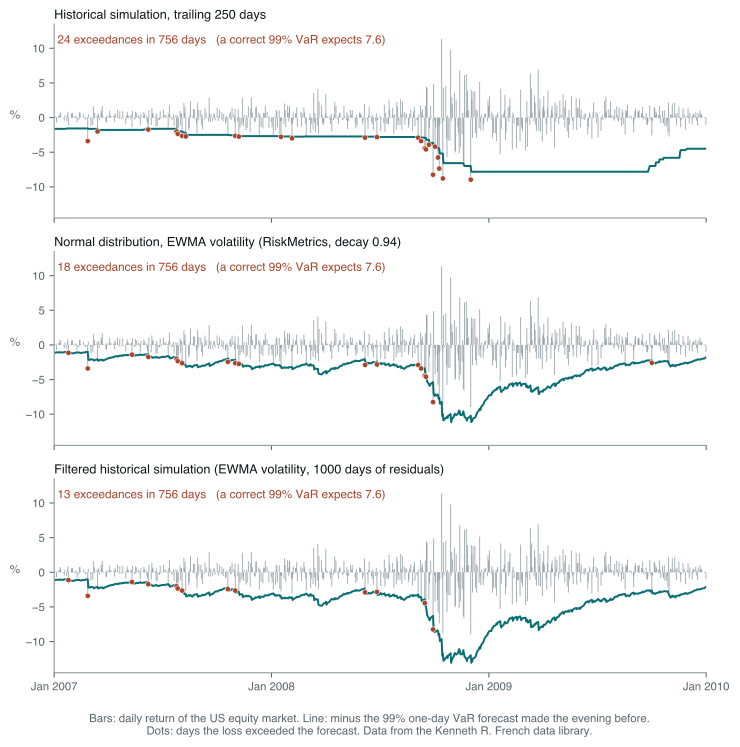

This chart was generated by the following Python code:
# The standard backtest chart, three times over: daily US market returns
# against the previous evening's 99% VaR forecast through 2007-2009, for plain
# historical simulation, the RiskMetrics normal model, and filtered historical
# simulation. The dots are the days the loss went through the forecast.
#
# Run standalone:  uv run --no-project --with matplotlib,numpy python <path>

import os

os.environ.setdefault("SOURCE_DATE_EPOCH", "1735689600")

import matplotlib

matplotlib.use("Agg")
matplotlib.rcParams["svg.fonttype"] = "path"
matplotlib.rcParams["svg.hashsalt"] = "var_backtest"
matplotlib.rcParams["font.family"] = ["Helvetica", "Arial", "DejaVu Sans"]

from pathlib import Path

import matplotlib.pyplot as plt
import numpy as np
from var_common import GREY, INK, MUTED, RUST, TEAL, Z99, ewma_vol, fhs_var, hs_var, load_market, load_or_exit, year_fraction

OUT = Path(__file__).with_suffix("")


def main() -> None:
    dates, r = load_or_exit(OUT, load_market)
    vol = ewma_vol(r)
    methods = [
        ("Historical simulation, trailing 250 days", hs_var(r, 250, 0.99)),
        ("Normal distribution, EWMA volatility (RiskMetrics, decay 0.94)", Z99 * vol),
        ("Filtered historical simulation (EWMA volatility, 1000 days of residuals)", fhs_var(r, vol, 1000, 0.99)),
    ]
    m = (dates >= 20070101) & (dates <= 20091231)
    x = year_fraction(dates[m])

    fig, axes = plt.subplots(3, 1, figsize=(7.8, 7.4), sharex=True)
    for ax, (name, var) in zip(axes, methods, strict=True):
        hits = r[m] < -var[m]
        ax.vlines(x, 0, r[m] * 100, color=GREY, lw=0.7, alpha=0.8)
        ax.plot(x, -var[m] * 100, color=TEAL, lw=1.5)
        ax.scatter(x[hits], r[m][hits] * 100, s=16, color=RUST, zorder=5, edgecolor="white", linewidth=0.4)
        ax.set_title(name, fontsize=9.5, color=INK, loc="left", pad=4)
        ax.text(
            0.005,
            0.9,
            f"{hits.sum()} exceedances in {m.sum()} days   (a correct 99% VaR expects {0.01 * m.sum():.1f})",
            transform=ax.transAxes,
            ha="left",
            fontsize=8.8,
            color=RUST,
        )
        ax.set_ylim(-14.5, 13.5)
        ax.set_yticks([-10, -5, 0, 5, 10])
        ax.set_ylabel("%", fontsize=9, color=MUTED, rotation=0, labelpad=8)
        ax.tick_params(labelsize=8.5, colors=MUTED)
        for side in ("top", "right"):
            ax.spines[side].set_visible(False)
        for side in ("left", "bottom"):
            ax.spines[side].set_color(GREY)
    axes[-1].set_xticks([2007, 2008, 2009, 2010])
    axes[-1].set_xticklabels(["Jan 2007", "Jan 2008", "Jan 2009", "Jan 2010"])
    axes[-1].set_xlim(2007, 2010)
    fig.text(
        0.5,
        -0.04,
        "Bars: daily return of the US equity market. Line: minus the 99% one-day VaR forecast made the evening before.\n"
        "Dots: days the loss exceeded the forecast. Data from the Kenneth R. French data library.",
        ha="center",
        fontsize=8.5,
        color=MUTED,
    )
    fig.tight_layout()
    for ext in ("pdf", "svg"):
        fig.savefig(f"{OUT}.{ext}", transparent=True, bbox_inches="tight")


main()
